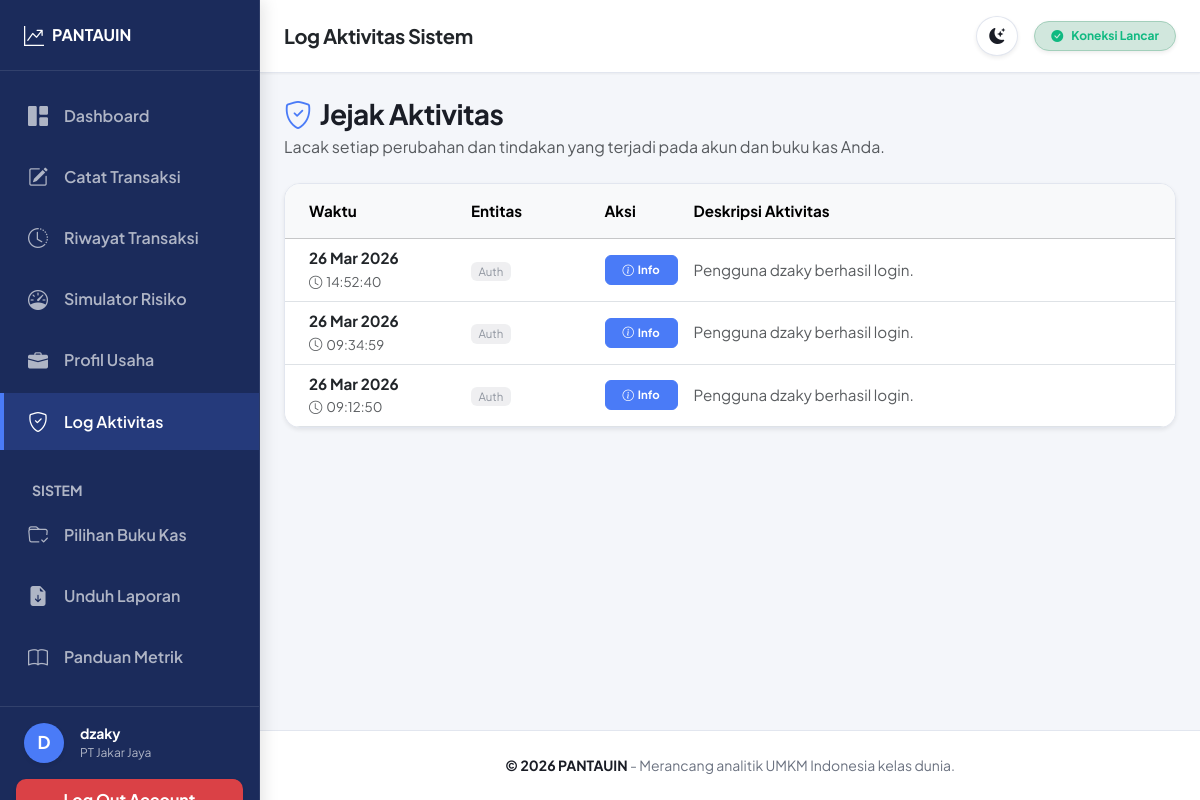
The app's page /log-aktivitas (signed in), older data.
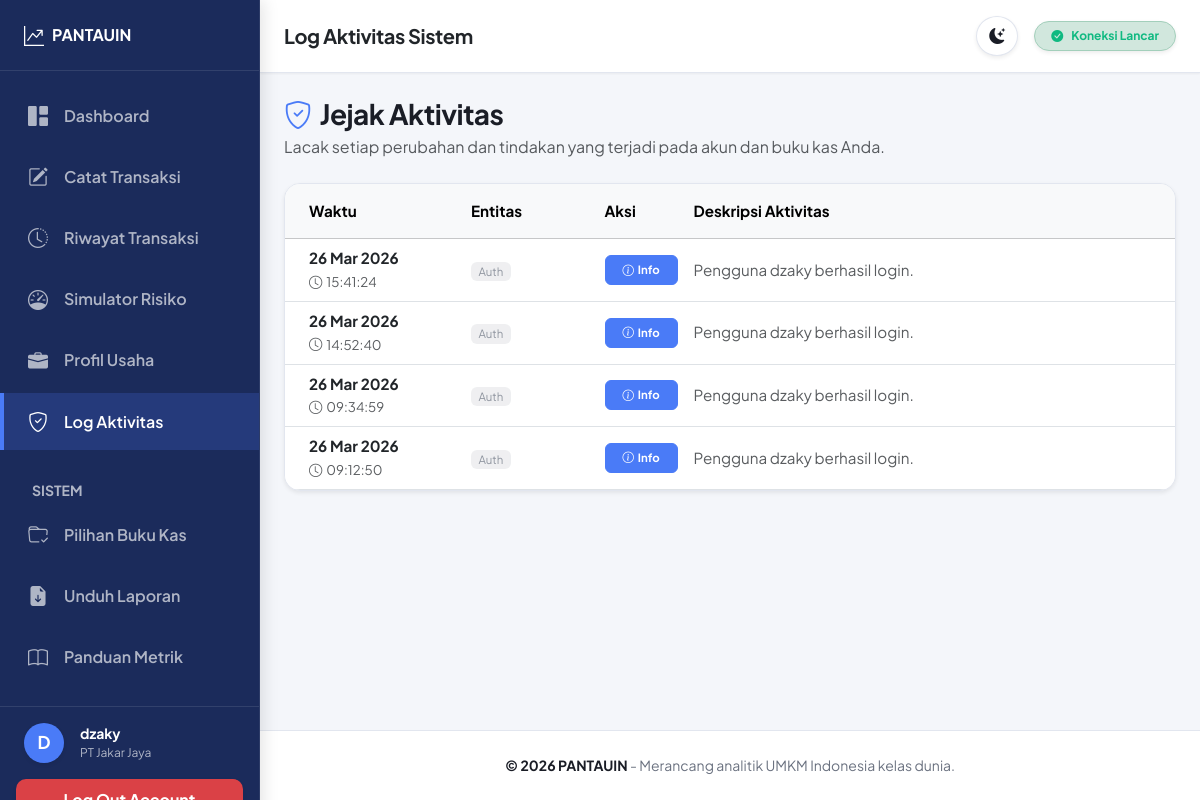
The same page, newer data.
### models.py (models this page shows)
class BukuKas(db.Model):
    __tablename__ = 'buku_kas'
    id = db.Column(db.Integer, primary_key=True)
    user_id = db.Column(db.Integer, db.ForeignKey('users.id', ondelete='CASCADE'), nullable=False)
    nama_buku = db.Column(db.String(100), nullable=False)
    created_at = db.Column(db.DateTime(timezone=True), server_default=func.now())
    user = db.relationship('User', backref=db.backref('buku_kas', lazy=True, cascade='all, delete-orphan'))
    profil = db.relationship('ProfilPerusahaan', backref='buku_kas', uselist=False, lazy=True, cascade='all, delete-orphan')

class AktivitasLog(db.Model):
    __tablename__ = 'aktivitas_log'
    id = db.Column(db.Integer, primary_key=True)
    user_id = db.Column(db.Integer, db.ForeignKey('users.id', ondelete='CASCADE'), nullable=False)
    buku_kas_id = db.Column(db.Integer, db.ForeignKey('buku_kas.id', ondelete='SET NULL'), nullable=True)
    entitas = db.Column(db.String(50), nullable=False) # e.g., Transaksi, BukuKas, Auth
    aktivitas = db.Column(db.Text, nullable=False)
    tipe_aksi = db.Column(db.String(20), nullable=False) # e.g., tambah, ubah, hapus, info
    waktu = db.Column(db.DateTime(timezone=True), server_default=func.now())
    user = db.relationship('User', backref=db.backref('aktivitas_user', lazy=True), overlaps="log_aktivitas,user_rel")
    buku_kas = db.relationship('BukuKas', backref=db.backref('aktivitas_buku', lazy=True))

### app.py (the view)
    @app.route('/log-aktivitas', methods=['GET'])
    @login_required
    def log_aktivitas():
        try:
            buku_kas_id = session.get('buku_kas_id')
            query = AktivitasLog.query.filter_by(user_id=session['user_id'])
            if buku_kas_id:
                query = query.filter(db.or_(AktivitasLog.buku_kas_id == buku_kas_id, AktivitasLog.buku_kas_id == None))
            logs = query.order_by(AktivitasLog.waktu.desc()).limit(100).all()
            return render_template('log_aktivitas.html', logs=logs)
        except Exception as e:
            return render_template('error.html', pesan=f"Gagal memuat log aktivitas. {str(e)}"), 500

### templates/log_aktivitas.html (shortened to what this page needs)
{% extends 'base.html' %}
{% block page_heading %}Log Aktivitas Sistem{% endblock %}
{% block content %}
<div class="row mb-4">
    <div class="col-12 d-flex justify-content-between align-items-center flex-wrap gap-3">
        <div>
            <h1 class="h3 fw-bold mb-1"><i class="bi bi-shield-check me-2 text-primary"></i>Jejak Aktivitas</h1>
            <p class="text-muted mb-0">Lacak setiap perubahan dan tindakan yang terjadi pada akun dan buku kas Anda.</p>
        </div>
    </div>
</div>
<div class="card summary-card p-0 shadow-sm overflow-hidden">
    <div class="table-responsive">
        <table class="table table-hover mb-0 align-middle" style="font-size: 0.95rem;">
            <thead class="table-light">
                <tr>
                    <th class="py-3 ps-4" style="width: 20%;">Waktu</th>
                    <th class="py-3" style="width: 15%;">Entitas</th>
                    <th class="py-3" style="width: 10%;">Aksi</th>
                    <th class="py-3 pe-4">Deskripsi Aktivitas</th>
                </tr>
            </thead>
            <tbody>
                {% if logs %}
                {% for log in logs %}
                <tr>
                    <td class="ps-4 text-muted">
                        <span class="fw-bold d-block text-dark">{{ log.waktu.strftime('%d %b %Y') }}</span>
                        <small><i class="bi bi-clock me-1"></i>{{ log.waktu.strftime('%H:%M:%S') }}</small>
                    </td>
                    <td>
                        <span class="badge bg-secondary opacity-75 fw-normal">{{ log.entitas }}</span>
                    </td>
                    <td>
                        {% if log.tipe_aksi == 'tambah' %}
                        <span class="badge bg-success bg-opacity-10 text-success border border-success border-opacity-25 w-100 py-2"><i class="bi bi-plus-circle me-1"></i>Tambah</span>
                        {% elif log.tipe_aksi == 'ubah' %}
                        <span class="badge bg-warning bg-opacity-10 text-warning border border-warning border-opacity-25 w-100 py-2"><i class="bi bi-pencil-square me-1"></i>Ubah</span>
                        {% elif log.tipe_aksi == 'hapus' %}
                        <span class="badge bg-danger bg-opacity-10 text-danger border border-danger border-opacity-25 w-100 py-2"><i class="bi bi-trash me-1"></i>Hapus</span>
                        {% else %}
                        <span class="badge bg-info bg-opacity-10 text-info border border-info border-opacity-25 w-100 py-2"><i class="bi bi-info-circle me-1"></i>Info</span>
                        {% endif %}
                    </td>
                    <td class="pe-4 text-muted">
                        {{ log.aktivitas }}
                    </td>
                </tr>
                {% endfor %}
                {% endif %}
            </tbody>
        </table>
    </div>
</div>
{% endblock %}

### templates/base.html (shortened to what this page needs)
<!DOCTYPE html>
<html lang="id">
<head>
    <link href="https://cdn.jsdelivr.net/npm/bootstrap@5.3.2/dist/css/bootstrap.min.css" rel="stylesheet">
    <link rel="stylesheet" href="https://cdn.jsdelivr.net/npm/bootstrap-icons@1.11.3/font/bootstrap-icons.min.css">
    <link rel="stylesheet" href="{{ url_for('static', filename='css/style.css') }}">
</head>
<body>
    {% if session.get('user_id') %}
    <aside class="sidebar" id="sidebar">
        <div class="sidebar-header">
            <a class="brand" href="{{ url_for('dashboard') }}" aria-label="Beranda Utama PANTAUIN">
                <i class="bi bi-graph-up-arrow fs-5 me-2"></i> PANTAUIN
            </a>
        </div>
        <div class="sidebar-menu flex-grow-1 overflow-auto py-3">
            <ul class="nav flex-column">
                <li class="nav-item mb-1">
                    <a class="nav-link {% if request.endpoint == 'dashboard' %}active{% endif %}"
                        href="{{ url_for('dashboard') }}">
                        <i class="bi bi-grid-1x2-fill fs-5 me-3"></i> Dashboard
                    </a>
                </li>
                <li class="nav-item mb-1">
                    <a class="nav-link {% if request.endpoint in ['input_transaksi', 'upload_csv'] %}active{% endif %}"
                        href="{{ url_for('input_transaksi') }}">
                        <i class="bi bi-pencil-square fs-5 me-3"></i> Catat Transaksi
                    </a>
                </li>
                <li class="nav-item mb-1">
                    <a class="nav-link {% if request.endpoint == 'riwayat' %}active{% endif %}"
                        href="{{ url_for('riwayat') }}">
                        <i class="bi bi-clock-history fs-5 me-3"></i> Riwayat Transaksi
                    </a>
                </li>
                <li class="nav-item mb-1">
                    <a class="nav-link {% if request.endpoint == 'simulator' %}active{% endif %}"
                        href="{{ url_for('simulator') }}">
                        <i class="bi bi-speedometer fs-5 me-3"></i> Simulator Risiko
                    </a>
                </li>
                <li class="nav-item mb-1">
                    <a class="nav-link {% if request.endpoint == 'edit_profil_perusahaan' %}active{% endif %}"
                        href="{{ url_for('edit_profil_perusahaan') }}">
                        <i class="bi bi-briefcase-fill fs-5 me-3"></i> Profil Usaha
                    </a>
                </li>
                <li class="nav-item mb-1">
                    <a class="nav-link {% if request.endpoint == 'log_aktivitas' %}active{% endif %}"
                        href="{{ url_for('log_aktivitas') }}">
                        <i class="bi bi-shield-check fs-5 me-3"></i> Log Aktivitas
                    </a>
                </li>
                <li class="nav-item mb-1 mt-4 px-3">
                    <span class="small fw-bold text-uppercase ms-3" style="color: var(--sidebar-link-color);">Sistem</span>
                </li>
                <li class="nav-item mb-1">
                    <a class="nav-link {% if request.endpoint == 'buku_kas_manager' %}active{% endif %}"
                        href="{{ url_for('buku_kas_manager') }}">
                        <i class="bi bi-folder-check fs-5 me-3"></i> Pilihan Buku Kas
                    </a>
                </li>
                <li class="nav-item mb-1">
                    <a class="nav-link" href="{{ url_for('download_report') }}">
                        <i class="bi bi-file-earmark-arrow-down-fill fs-5 me-3"></i> Unduh Laporan
                    </a>
                </li>
                <li class="nav-item mb-1">
                    <a class="nav-link {% if request.endpoint == 'panduan_metrik' %}active{% endif %}"
                        href="{{ url_for('panduan_metrik') }}">
                        <i class="bi bi-book fs-5 me-3"></i> Panduan Metrik
                    </a>
                </li>
            </ul>
        </div>
        <div class="sidebar-footer p-3 border-top" style="border-color: var(--sidebar-hover-bg) !important;">
            <div class="d-flex align-items-center mb-3 px-2" style="color: var(--sidebar-text);">
                <div class="rounded-circle d-flex align-items-center justify-content-center fw-bold me-3 shadow-sm"
                    style="width: 40px; height: 40px; font-size: 1.1rem; background: var(--accent-color); color: #fff;">
                    {{ session.username[0]|upper }}
                </div>
                <div>
                    <div class="small fw-bold text-truncate" style="max-width: 140px;">{{ session.username }}</div>
                    <div class="small text-truncate" style="font-size: 0.75rem; max-width: 140px; color: var(--sidebar-link-color);"
                        title="{{ buku_kas_aktif.nama_buku if buku_kas_aktif else 'Belum Pilih Proyek' }}">
                        {{ buku_kas_aktif.nama_buku if buku_kas_aktif else 'Belum Pilih Proyek' }}
                    </div>
                </div>
            </div>
            <form action="{{ url_for('logout') }}" method="POST" class="w-100">
                <button type="submit" class="btn btn-danger w-100 fw-bold shadow-sm"
                    style="background-color: rgba(239, 68, 68, 0.9); border:none;" aria-label="Keluar dari akun">Log Out
                    Account</button>
            </form>
        </div>
    </aside>
    <div class="main-wrapper" id="mainWrapper">
        <header class="topbar d-flex align-items-center justify-content-between">
            <div class="d-flex align-items-center">
                <h5 class="mb-0 fw-bold text-dark d-none d-sm-block">{% block page_heading %}Ikhtisar Sistem{% endblock
                    %}</h5>
            </div>
            <div class="d-flex align-items-center gap-3">
                <button type="button" class="btn btn-light rounded-circle shadow-sm d-flex align-items-center justify-content-center" id="theme-toggle" aria-label="Toggle Theme" style="width: 40px; height: 40px; border-color: var(--border-color); background-color: var(--surface-color); color: var(--text-dark);">
                    <i class="bi bi-moon-stars-fill" id="theme-icon"></i>
                </button>
                <span
                    class="badge bg-success-subtle text-success border border-success-subtle rounded-pill px-3 py-2 fw-bold shadow-sm d-flex align-items-center">
                    <i class="bi bi-check-circle-fill me-2"></i> Koneksi Lancar
                </span>
            </div>
        </header>
        <main class="content-area p-4 flex-grow-1" id="main-content">
            {% block content %}{% endblock %}
        </main>
        <footer class="text-center py-4 mt-auto small border-top" style="background-color: var(--surface-color); color: var(--text-muted);">
            <span class="fw-bold" style="color: var(--text-dark);">© 2026 PANTAUIN</span> - Merancang analitik UMKM Indonesia kelas dunia.
        </footer>
    </div>
    {% endif %}
</body>
</html>

### static/css/style.css (style rules this page uses)
:root { --primary-color: #1B2B5B; --primary-light: #4A7BF7; --primary-lighter: #E8EEFB; --primary-dark: #0F1A3A; --accent-color: #4A7BF7; --accent-light: rgba(74, 123, 247, 0.12); --success-color: #10B981; --warning-color: #F59E0B; --danger-color: #EF4444; --bs-primary: #1B2B5B; --bs-primary-rgb: 27, 43, 91; --bs-info: #4A7BF7; --bs-info-rgb: 74, 123, 247; --bg-color: #F4F6FA; --surface-color: #ffffff; --text-dark: #1A1D26; --text-muted: #6B7280; --border-color: #E2E6EF; --sidebar-bg: #1B2B5B; --sidebar-text: #ffffff; --sidebar-hover-bg: rgba(255, 255, 255, 0.1); --sidebar-link-color: rgba(255, 255, 255, 0.65); --sidebar-width: 260px; }
body { background-color: var(--bg-color); color: var(--text-dark); font-family: 'Plus Jakarta Sans', sans-serif; -webkit-font-smoothing: antialiased; overflow-x: hidden; }
h1, h2, h3, h4, h5, h6 { color: var(--text-dark); font-weight: 700; letter-spacing: -0.02em; }
.btn { border-radius: 10px; font-weight: 600; padding: 0.6rem 1.25rem; transition: all 0.2s; }
.sidebar { width: var(--sidebar-width); background-color: var(--sidebar-bg); min-height: 100vh; position: fixed; top: 0; left: 0; z-index: 1040; display: flex; flex-direction: column; transition: transform 0.3s cubic-bezier(0.4, 0, 0.2, 1); box-shadow: 4px 0 15px rgba(0, 0, 0, 0.1); border-right: 1px solid rgba(255, 255, 255, 0.08); }
.sidebar .brand { padding: 1.25rem 1.5rem; color: var(--sidebar-text); text-decoration: none; display: flex; align-items: center; border-bottom: 1px solid rgba(255, 255, 255, 0.1); font-weight: 700; }
.sidebar .nav-link { color: var(--sidebar-link-color); padding: 0.85rem 1.5rem; font-weight: 600; transition: all 0.2s; border-left: 4px solid transparent; display: flex; align-items: center; }
.sidebar .nav-link.active { color: #ffffff; background-color: rgba(74, 123, 247, 0.2); border-left: 4px solid var(--accent-color); }
.main-wrapper { margin-left: var(--sidebar-width); min-height: 100vh; display: flex; flex-direction: column; transition: margin-left 0.3s cubic-bezier(0.4, 0, 0.2, 1); }
.topbar { background: var(--surface-color); padding: 1rem 1.5rem; border-bottom: 1px solid var(--border-color); z-index: 1030; position: sticky; top: 0; box-shadow: 0 1px 2px 0 rgba(0, 0, 0, 0.05); }
.summary-card { border-radius: 16px; border: 1px solid var(--border-color); box-shadow: 0 1px 3px rgba(0, 0, 0, 0.04); background: var(--surface-color); transition: transform 0.2s, box-shadow 0.2s; }
.table-responsive { -webkit-overflow-scrolling: touch; }
.table-responsive table { white-space: nowrap; }
a { color: var(--accent-color); transition: color 0.2s; }
.text-primary { color: var(--accent-color) !important; }
.text-info { color: var(--accent-color) !important; }
.badge.bg-info { background-color: var(--accent-color) !important; color: #fff !important; }
.badge.bg-secondary { background-color: rgba(107, 114, 128, 0.15) !important; color: var(--text-muted) !important; }
.border-info { border-color: var(--accent-color) !important; }
.text-success { color: var(--success-color) !important; }
footer.border-top { background-color: var(--surface-color) !important; border-color: var(--border-color) !important; color: var(--text-muted) !important; }

Row changes from the older to the newer data that the page shows:
added AktivitasLog: waktu "26 Mar 2026", waktu "15:41:24", entitas "Auth", tipe_aksi "info" (drawn), aktivitas "Pengguna dzaky berhasil login."
